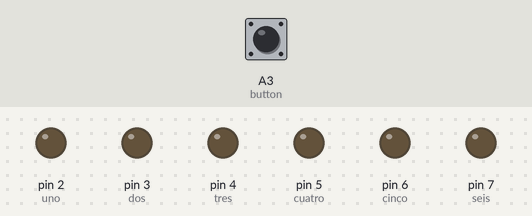
The sketch below on a simulated Arduino Uno, built with avr-gcc and run on an emulated ATmega328P. On the bench: output pins drawn as LEDs (lit = HIGH). Dashed ring = blinking. Inputs (shaded band) come from the test bench; at power-on: A3 (button) HIGH. Random numbers use the default seed unless the sketch sets one; what the sketch prints to the serial monitor is not drawn.

Above: at 1.2 s.
1.3 s: A3 (button) pulled LOW for 0.15 s
At 1.7 s:
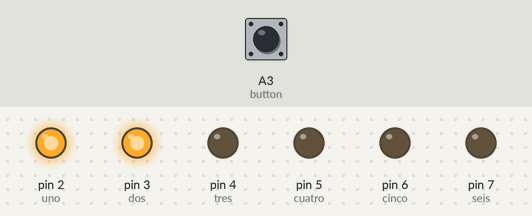
2.9 s: A3 (button) pulsed LOW 5 times (0.12 s each, 0.3 s apart)
At 5.0 s:
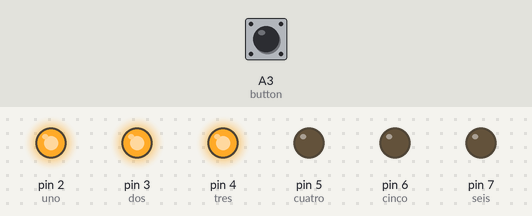
5.9 s: A3 (button) pulled LOW for 1 s
At 6.4 s:
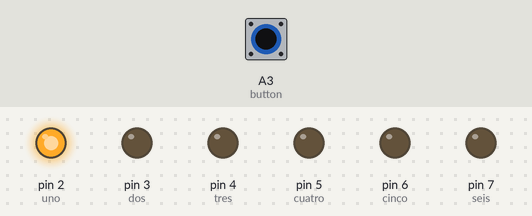
8.4 s: A3 (button) pulled LOW for 3.2 s
At 9.5 s:
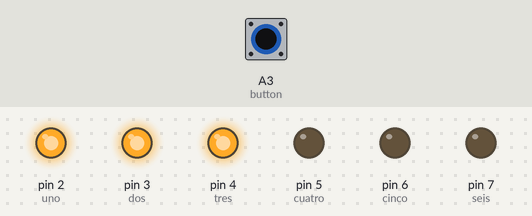
13.1 s: A3 (button) pulsed LOW 5 times (0.12 s each, 0.3 s apart)
At 14.16 s:
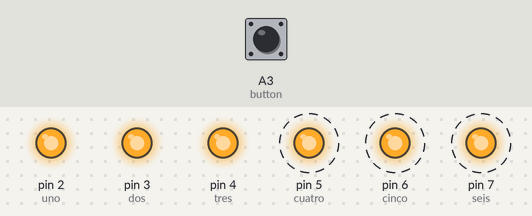
Timing chart, 0 to 16.1 s (numbered marks = the images above; inputs shaded):
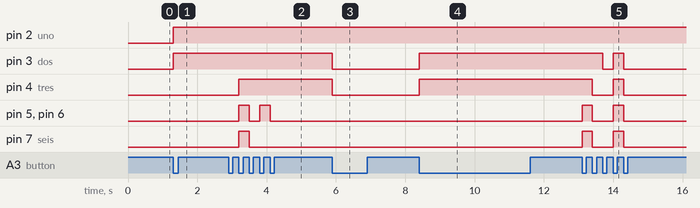

The sketch:

dado.ino
```cpp
// Práctica 2.4 Dado Electroncio
// Adán Gerardo Trejo Garcia
// Alegandro Soto Aguirre
// Azul Siret Cordero Gonzáles
// Fecha de Realizacion: 10/03/25
// Programa que simula a un dado, utilizando la funcion random para generar la aleatoriedad de un dado
// El numero que "cae" es mostrado por 6 leds conectados a los pines del Arduino UNO
// Las condiciones son manejadas por medio de un switch


// Definicion de pines
const int uno = 2;  // Led uno
const int dos = 3;  // Led dos
const int tres = 4;  // Led tres
const int cuatro = 5;  // Led cuatro
const int cinco = 6;  // Led cinco
const int seis = 7;  // Led seis
const int button = A3;  // Button


void setup() {
   // Configuración de pines como salidas o entradas
  pinMode(uno, OUTPUT);
  pinMode(dos, OUTPUT);
  pinMode(tres, OUTPUT);
  pinMode(cuatro, OUTPUT);
  pinMode(cinco, OUTPUT);
  pinMode(seis, OUTPUT);
  pinMode(button, INPUT);

  Serial.begin(9600);
}

void loop () {

  int buttonValue = digitalRead(button);

  while (digitalRead(button) == LOW);

  while (digitalRead(button) == HIGH);

  int spinNumber = random(1,7);
  Serial.print("Lado del dado: ");
  Serial.print(spinNumber);

  ledOFF();

  // Funcion para mostrar el numero del dado
  switch (spinNumber) {
    case 1:
      digitalWrite(uno, HIGH);
      break;
    case 2:
      digitalWrite(uno, HIGH);
      digitalWrite(dos, HIGH);
      break;
    case 3:
      digitalWrite(uno, HIGH);
      digitalWrite(dos, HIGH);
      digitalWrite(tres, HIGH);
      break;
    case 4:
      digitalWrite(uno, HIGH);
      digitalWrite(dos, HIGH);
      digitalWrite(tres, HIGH);
      digitalWrite(cuatro, HIGH);
      break;
    case 5:
      digitalWrite(uno, HIGH);
      digitalWrite(dos, HIGH);
      digitalWrite(tres, HIGH);
      digitalWrite(cuatro, HIGH);
      digitalWrite(cinco, HIGH);
      break;
    case 6:
      digitalWrite(uno, HIGH);
      digitalWrite(dos, HIGH);
      digitalWrite(tres, HIGH);
      digitalWrite(cuatro, HIGH);
      digitalWrite(cinco, HIGH);
      digitalWrite(seis, HIGH);
      break;
  }
}

// Funcion para apagar los leds
void ledOFF(){
  digitalWrite(uno, LOW);
  digitalWrite(dos, LOW);
  digitalWrite(tres, LOW);
  digitalWrite(cuatro, LOW);
  digitalWrite(cinco, LOW);
  digitalWrite(seis, LOW);
}
```

Measured:
- after the input at 1.3 s, pin 2 (uno), pin 3 (dos): LOW → HIGH at once
- after the input at 2.9 s, pin 4 (tres): LOW → HIGH after 0.30 s; pin 5 (cuatro), pin 6 (cinco): alternates HIGH for 0.30 s and LOW for 0.30 s, 4 changes in all, then stays LOW, starting after 0.30 s; pin 7 (seis): LOW → HIGH after 0.30 s, → LOW 0.30 s later
- after the input at 5.9 s, pin 3 (dos), pin 4 (tres): HIGH → LOW at once
- after the input at 8.4 s, pin 3 (dos), pin 4 (tres): LOW → HIGH at once
- after the input at 13.1 s, pin 3 (dos): HIGH → LOW after 0.60 s, → HIGH 0.30 s later, → LOW 0.30 s later; pin 4 (tres): HIGH → LOW after 0.30 s, → HIGH 0.60 s later, → LOW 0.30 s later; pin 5 (cuatro), pin 6 (cinco), pin 7 (seis): alternates HIGH for 0.30 s and LOW for 0.60 s, 4 changes in all, then stays LOW, starting at once
